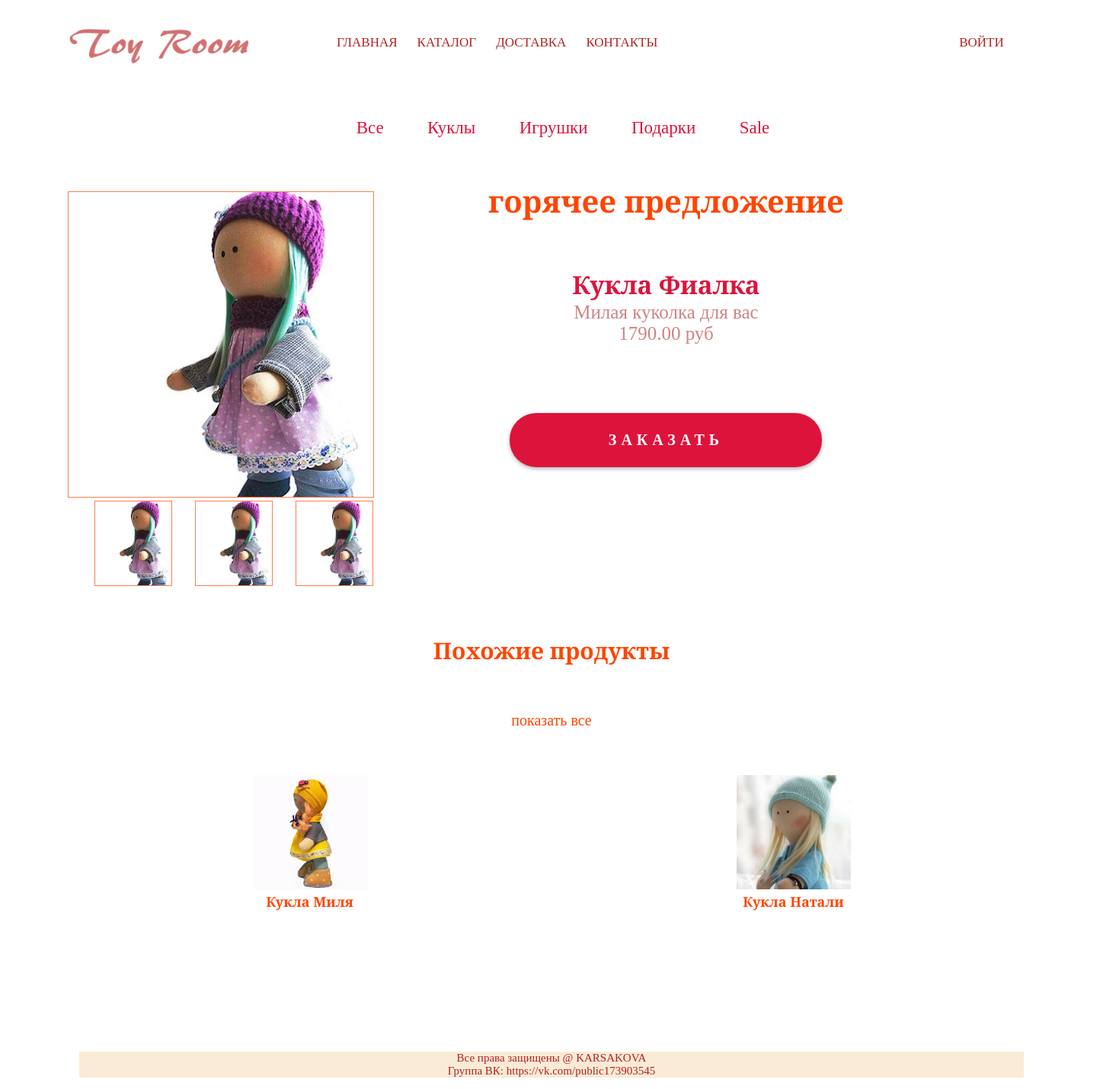
The app's page /product/ with its own data.
### mainapp/models.py (models this page shows, shortened)
class ProductCategoru(models.Model):
    name = models.CharField(verbose_name='имя категории', max_length=64, unique=True)
    description = models.TextField(verbose_name='описание', blank=True, null=True)
    is_active = models.BooleanField(verbose_name='активна', default=True)

class Product(models.Model):
    category = models.ForeignKey(ProductCategoru, verbose_name='категория продукта', on_delete=models.CASCADE)
    name = models.CharField(verbose_name='имя продукта', max_length=128)
    image = models.ImageField(upload_to='products_images', null=True)
    short_desc = models.CharField(verbose_name='краткое описание продукта', max_length=64, blank=True)
    description = models.TextField(verbose_name='подробное описание продукта', blank=True)
    price = models.DecimalField(verbose_name='цена продукта', max_digits=8, decimal_places=2, default=0)
    quantity = models.PositiveIntegerField(verbose_name='количество на складе', default=0)
    is_active = models.BooleanField(verbose_name='активен', default=True)

### mainapp/views.py (the view)
# urls.py: re_path(r'^product/', mainapp.catalog, name='catalog'),
def catalog(request, pk=None, page=1):
    categories = ProductCategoru.objects.filter(is_active=True)
    if pk:
        if pk == "0":
            products = Product.objects.filter(is_active=True)
            products_paginator = Paginator(products, 8)
            try:
                products = products_paginator.get_page(page)
            except PageNotAnInteger:
                products = products_paginator.get_page(1)
            except EmptyPage:
                products = products_paginator.get_page(products_paginator.num_pages)
        else:
            products = Product.objects.filter(category__pk=pk, is_active=True)
            products_paginator = Paginator(products, 3)
            try:
                products = products_paginator.get_page(page)
            except PageNotAnInteger:
                products = products_paginator.get_page(1)
            except EmptyPage:
                products = products_paginator.get_page(products_paginator.num_pages)
        context = {
            'title': 'каталог',
            'products': products,
            'categories': categories,
            'basket': get_basket(request.user),
            'category_pk': pk,
        }
        return render(request, 'mainapp/product_list.html', context)
    else:
        categories = ProductCategoru.objects.filter(is_active=True)
        products = Product.objects.filter(is_active=True)
        hot_product = random.choice(products)
        same_products = Product.objects.filter(category=hot_product.category, is_active=True). \
            exclude(pk=hot_product.pk)
        context = {
            'title': 'каталог',
            'categories': categories,
            'products': products,
            'basket': get_basket(request.user),
            'hot_product': hot_product,
            'same_products': same_products,
        }
        return render(request, 'mainapp/catalog.html', context)

### mainapp/views.py (called while the page is built)
def get_basket(user):
    if user.is_authenticated:
        return user.basket_set.all().order_by('product__category')
    return []

### mainapp/templates/mainapp/catalog.html (shortened to what this page needs)
{% extends 'mainapp/base.html' %}
{% load static %}
{% block container %}
<div class="top">
    {% include 'mainapp/includes/inc__main_menu.html' %}
    <div class="slider5">
        {% include 'mainapp/includes/inc__product_menu.html' %}
        <div class="categ">
            {% if hot_product %}
			<div class="details-products">
				<div class="details-slider">
					<div class="slider-product">
						<a href="/media/{{ hot_product.image }}" target="_blank"><img class="img-cat2 photo" src="/media/{{ hot_product.image }}" ></a>
					</div>
					<div class="slider-control">
						<div class="block">
							<a href="/media/{{ hot_product.image }}" target="_blank"><img class="img-cat5" src="/media/{{ hot_product.image }}" alt="">
							</a>
						</div>
						<div class="block">
							<a href="/media/{{ hot_product.image }}" target="_blank"><img class="img-cat5" src="/media/{{ hot_product.image }}" alt="">
							</a>
						</div>
						<div class="block">
							<a href="/media/{{ hot_product.image }}" target="_blank"><img class="img-cat5" src="/media/{{ hot_product.image }}" alt="">
							</a>
						</div>
					</div>
				</div>
				<div class="description">
                    <h3 class="red_hot">горячее предложение</h3>
                    <div class="nam_s">
					<h3 class="zag_product">{{ hot_product.name }}</h3>
                    <div class="text_product">
						{{hot_product.short_desc}}
					</div>
					<p class="text_product"> {{ hot_product.price }} <span>руб</span></p>
					<a href="{% url 'basket:add' hot_product.pk %}" class="button bott">
						заказать
					</a>
</div>
				</div>
			</div>
			<div class="related">
				<div class="producty_cat">
					<h2>Похожие продукты</h2>
					<a class="producty_cat" href="{% url 'main:product' hot_product.pk %}">показать все <img src="{% static 'img/arrow.png' %}" alt=""></a>
				</div>
				<div class="related-products clearfix">
					{% for product in same_products %}
						<div class="block3">
							<a class="decor" href="{% url 'main:product' product.pk %}"><img class="img_hot_pr" src="/media/{{ product.image|default:'products_images/tovar_promo.jpg' }}" alt="">
								<div class="text">
									<h4 class="text-descr">{{ product.name }}</h4>
								</div>
							</a>
						</div>
					{% endfor %}
				</div>
			</div>
		{% endif %}
        </div>
    </div>
</div>
{% endblock %}

### mainapp/templates/mainapp/includes/inc__product_menu.html
<ul class="perehod">
  <li class="men-l"><a href="{% url 'main:category' 0 %}"
         class="sort {% if request.resolver_match.url_name == 'catalog' and request.resolver_match.args.0 == '0' %}active{% endif %}">
            Все
        </a></li>
    {% for category in categories %}
   <li class="men-l">
       <a href="{% url 'main:category' category.pk %}" class="sort">{{ category.name }}</a>
   </li>
    {% endfor %}
</ul>

### static/css/stil.css (style rules this page uses)
* { margin: 0; padding: 0; }
html, body { height: 100%; }
.men-l { list-style-type: none; }
.text { background-image: url(/static/img/fon.png); align-items: center; color: #B22222; font-family: 'Cormorant SC', serif; font-size: 32px; text-align: center; align-content: center; }
.block { text-align:center; padding-right: 30px; }
.top { flex: 0 1 auto; margin-bottom: 50px; }
.slider5 { padding-bottom: 30px; }
.sort { margin-top: 60px; margin-left: 30px; font-size: 23px; font-family: 'Cormorant SC', serif; color: #DC143C; text-decoration: none; list-style-type: none; }
.perehod { margin: 0 auto; display: flex; flex-direction: row; justify-content: space-around; margin-top: 60px; width: 600px; margin-bottom: 10px; }
.button { margin: 0 auto; display: block; height: 71px; width: 410px; border-radius: 35px; background-color: #DC143C; text-align: center; text-transform: uppercase; text-decoration: none; color: #ffffff; font-size: 20px; font-weight: 700; line-height: 24px; box-shadow: 0px 2px 4.85px 0.15px rgba(33, 33, 33, 0.35); line-height: 70px; letter-spacing: 6px; margin-top: 40px; }
.img-cat2 { height: 400px; }
.zag_product { font-family: 'Cormorant SC', serif; color: #DC143C; font-size: 33px; }
.text_product { font-family: 'Cormorant SC', serif; color: #ce8483; font-size: 25px; }
.img-cat5 { width: 100px; height: 110px; border: 1px solid #FF7F50; }
.slider-control { display: flex; justify-content: space-around; width: 350px; margin-left: 35px; }
.photo { border: 1px solid #FF7F50; }
.slider-product { margin-top: 60px; }
.details-products { display: flex; align-content: center; }
.red_hot { color: #FF4500; font-family: 'Cormorant SC', serif; font-size: 40px; margin-bottom: 60px; }
.description { margin-left: 150px; margin-top: 45px; }
.nam_s { text-align: center; }
.bott { margin-top: 90px; }
.producty_cat { color: #FF4500; font-family: 'Cormorant SC', serif; font-size: 20px; text-decoration: none; display: flex; flex-direction: column; text-align: center; margin-top: 60px; }
.related-products { display: flex; text-align: center; justify-content: space-around; }
.img_hot_pr { width: 150px; height: 150px; }
.text-descr { color: #FF4500; font-family: 'Cormorant SC', serif; font-size: 18px; text-decoration: none; }
.block3 { margin-top: 60px; }
.decor { text-decoration: none; }

### records on screen
ProductCategoru: name "Куклы"
ProductCategoru: name "Игрушки"
ProductCategoru: name "Подарки"
ProductCategoru: name "Sale"
Product: image (picture), name "Кукла Фиалка", short_desc "Милая куколка для вас", price "1790.00"
Product: image (picture), name "Кукла Миля"
Product: image (picture), name "Кукла Натали"
